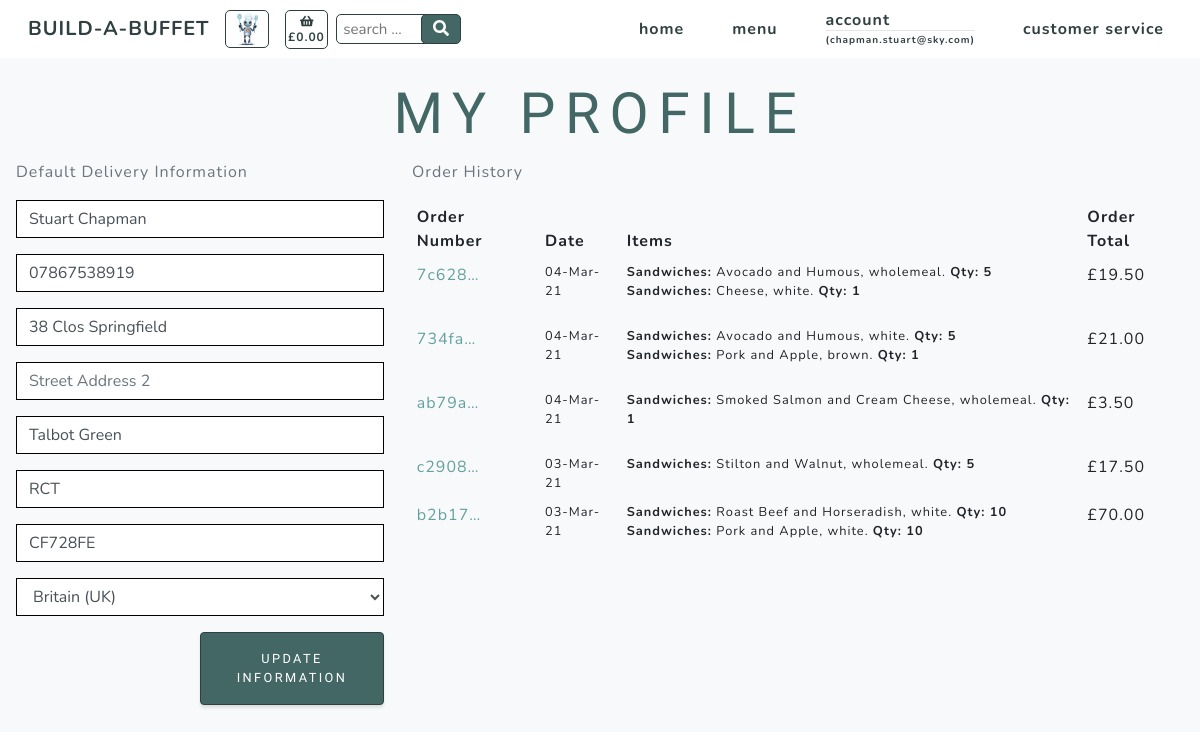
Screenshot of /profiles/ (signed in) with the database file from the repository.
### profiles/models.py (models this page shows)
class UserProfile(models.Model):
    user = models.OneToOneField(User, on_delete=models.CASCADE)
    default_full_name = models.CharField(max_length=20, null=True, blank=True)
    default_phone_number = models.CharField(max_length=20, null=True, blank=True)
    default_street_address1 = models.CharField(max_length=80, null=True, blank=True)
    default_street_address2 = models.CharField(max_length=80, null=True, blank=True)
    default_town_or_city = models.CharField(max_length=40, null=True, blank=True)
    default_county = models.CharField(max_length=80, null=True, blank=True)
    default_postcode = models.CharField(max_length=20, null=True, blank=True)
    default_country = CountryField(blank_label='Country', null=True, blank=True)
    def __str__(self):
        return self.user.username

### checkout/models.py (models this page shows, shortened)
class Order(models.Model):
    customer_name = models.CharField(max_length=50, null=False, blank=False)
    order_number = models.CharField(max_length=32, null=False, editable=False)
    cookie = models.CharField(max_length=32, null=False, editable=False)
    full_name = models.CharField(max_length=50, null=False, blank=False)
    email = models.EmailField(max_length=254, null=False, blank=False)
    phone_number = models.CharField(max_length=20, null=False, blank=False)
    country = CountryField(blank_label='Country *', null=False, blank=False)
    postcode = models.CharField(max_length=20, null=True, blank=True)
    town_or_city = models.CharField(max_length=40, null=False, blank=False)
    street_address1 = models.CharField(max_length=80, null=False, blank=False)
    street_address2 = models.CharField(max_length=80, null=True, blank=True)
    county = models.CharField(max_length=80, null=True, blank=True)
    date = models.DateTimeField(auto_now_add=True)
    delivery_cost = models.DecimalField(max_digits=6, decimal_places=2, null=False, default=0)
    order_total = models.DecimalField(max_digits=10, decimal_places=2, null=False, default=0)
    grand_total = models.DecimalField(max_digits=10, decimal_places=2, null=False, default=0)

class Order_items(models.Model):
    class Meta:
        verbose_name_plural = 'Order_items'
    order_number = models.CharField(max_length=32, null=False, editable=False)
    cookie = models.DecimalField(max_digits=8, decimal_places=0)
    item_number = models.DecimalField(max_digits=9999, decimal_places=0)
    category = models.CharField(max_length=254)
    name = models.CharField(max_length=254)
    servings = models.DecimalField(max_digits=3, decimal_places=0)
    option = models.CharField(max_length=254)
    total_price = models.DecimalField(max_digits=6, decimal_places=2, null=True, blank=True)

### products/models.py (models this page shows, shortened)
class Options(models.Model):
    class Meta:
        verbose_name_plural = 'Options'
    category = models.ForeignKey('Category', null=True, blank=True,
                                 on_delete=models.SET_NULL)
    id_no = models.CharField(max_length=254, null=True)
    option1 = models.CharField(max_length=24)
    option2 = models.CharField(max_length=24)
    option3 = models.CharField(max_length=24)

### profiles/views.py (the view)
# urls.py: path('', views.profile, name='profile'),
@login_required
def profile(request):
    profile = get_object_or_404(UserProfile, user=request.user)
    if request.method == 'POST':
        form = UserProfileForm(request.POST, instance=profile)
        if form.is_valid():
            form.save()
            messages.success(request, 'Profile updated successfully')
        else:
            messages.error(request, 'Update failed. Please ensure the form is valid.')
    else:
        form = UserProfileForm(instance=profile)
    options = Options.objects.all()
    orders = Order.objects.filter(customer_name=profile)
    items = Order_items.objects.none()
    x = -1
    for order in orders:
        x = x + 1
        order_number = Order.objects.filter(customer_name=profile)[x].order_number
        order_items = Order_items.objects.filter(order_number=order_number)
        items = items | order_items
    orders = orders.order_by('-date')
    context = {
        'form': form,
        'orders': orders,
        'items': items,
        'options': options,
        'on_profile_page': True
    }
    return render(request, 'profiles/profile.html', context)

### profiles/forms.py
class UserProfileForm(forms.ModelForm):
    class Meta:
        model = UserProfile
        exclude = ('user',)
    def __init__(self, *args, **kwargs):
        super().__init__(*args, **kwargs)
        placeholders = {
            'default_full_name': 'Full Name',
            'default_phone_number': 'Phone Number',
            'default_postcode': 'Postal Code',
            'default_town_or_city': 'Town or City',
            'default_street_address1': 'Street Address 1',
            'default_street_address2': 'Street Address 2',
            'default_county': 'County, State or Locality',
        }
        self.fields['default_phone_number'].widget.attrs['autofocus'] = True
        for field in self.fields:
            if field != 'default_country':
                if self.fields[field].required:
                    placeholder = f'{placeholders[field]} *'
                else:
                    placeholder = placeholders[field]
                self.fields[field].widget.attrs['placeholder'] = placeholder
            self.fields[field].widget.attrs['class'] = 'border-black rounded-0 profile-form-input'
            self.fields[field].label = False

### basket/contexts.py (called while the page is built)
def basket_context(request):
    cookie_key = settings.COOKIE_KEY
    try:
        cookie = request.COOKIES[cookie_key]
        basket_total = Basket.objects.filter(cookie=cookie).aggregate(Sum('total_price'))
        if basket_total['total_price__sum'] is None:
            basket_total = ""
    except KeyError:
        basket_total = ""
        cookie = 99999999
    context = {
            'cookie': cookie,
            'cookie_key': cookie_key,
            'basket_total': basket_total,
        }
    return context

### profiles/templates/profiles/profile.html (shortened to what this page needs)
{% extends "base.html" %}
{% load static %}
{% block content %}
    <section class="products-section bg-light" id="products">
        <div class="container">
            <div class="row justify-content-center no-gutters">
                <div class="col-xl-12">
                    <h1 class="product-text-one mx-auto text-uppercase text-center flex-margin-b text-blue">My Profile</h1>
                </div>
                <div class="row">
                    <div class="px-3 col-12 col-lg-4">
                        <p class="text-muted">Default Delivery Information</p>
                        <form class="mt-3" action="{% url 'profile' %}" method="POST" id="profile-update-form">
                            {{ form|crispy }}
                            <button class="width-50 border-solid masthead-button btn btn-primary js-scroll-trigger float-right">Update Information</button>
                        </form>
                    </div>
                    <div class="col-12 col-lg-8">
                        <p class="text-muted">Order History</p>
                        <div class="order-history table-responsive">
                            <table class="table table-sm table-borderless">
                                <thead>
                                    <tr>
                                        <th>Order Number</th>
                                        <th>Date</th>
                                        <th>Items</th>
                                        <th>Order Total</th>
                                    </tr>
                                </thead>
                                <tbody>
                                    {% for order in orders %}
                                        <tr>
                                            <td>
                                                <a href="{% url 'order_success' order.order_number %}"
                                                title="{{ order.order_number }}">
                                                    {{ order.order_number|truncatechars:6 }}
                                                </a>
                                            </td>
                                            <td class="small">{{ order.date|date:'d-M-y' }}</td>
                                            <td>
                                                <ul class="list-unstyled">
                                                    {% for item in items %}
                                                        {% if item.order_number == order.order_number %}
                                                            <li class="small">
                                                                {% if item.option == "selected-one" %}
                                                                    {% for option in options %}
                                                                        <b>{{ item.category.title }}:</b> {{ item.name }}, {{ option.option1 }}. <b>Qty: {{ item.servings }}</b>
                                                                    {% endfor %}
                                                                {% endif %}
                                                                {% if item.option == "selected-two" %}
                                                                    {% for option in options %}
                                                                        <b>{{ item.category.title }}:</b> {{ item.name }}, {{ option.option2 }}. <b>Qty: {{ item.servings }}</b>
                                                                    {% endfor %}
                                                                {% endif %}
                                                                {% if item.option == "selected-three" %}
                                                                    {% for option in options %}
                                                                        <b>{{ item.category.title }}:</b> {{ item.name }}, {{ option.option3 }}. <b>Qty: {{ item.servings }}</b>
                                                                    {% endfor %}
                                                                {% endif %}
                                                            </li>
                                                        {% endif %}
                                                    {% endfor %}
                                                </ul>
                                            </td>
                                            <td>£{{ order.order_total }}</td>
                                        </tr>
                                    {% endfor %}
                                </tbody>
                            </table>
                        </div>
                    </div>
                </div>
            </div>
        </div>
    </section>
{% endblock %}

### templates/base.html (shortened to what this page needs)
{% load static %}
<!doctype html>
<html lang="en">
  <head>
    {% block corecss %}
        <link href="{% static 'css/styles.css' %}" rel="stylesheet" />
        <link href="{% static 'css/slider.css' %}" rel="stylesheet" />
    {% endblock %}
  </head>
  <body id="page-top" onload="createCookie()">
        <nav class="navbar navbar-expand-lg navbar-light fixed-top" id="mainNav">
            <div class="container">
                <a class="navbar-brand js-scroll-trigger navbar-brand-vis" href="#page-top">BUILD-A-BUFFET</a>
                <div>
                    <ul class="navbar-nav ml-auto align-vertically">
                        <li class="nav-item"><a class="nav-link js-scroll-trigger bartholemew-menu" href=""><img src="/media/assets/img/bartholemew-sml.jpg" alt="bartholemew" height="36"></a></li>
                    </ul>
                </div>
                <div>
                    <ul class="navbar-nav ml-auto align-vertically">
                        {% if basket_total.total_price__sum != None %}
                            <li class="nav-item"><a class="nav-link js-scroll-trigger text-center text-xs-nav basket" href="{% url 'basket' %}"><i class="fa fa-shopping-basket" aria-hidden="true"></i><br><span class=" text-xs-nav">£{{ basket_total.total_price__sum|floatformat:"2" }}</span></a></li>
                        {% else %}
                            <li class="nav-item"><a class="nav-link js-scroll-trigger text-center text-xs-nav basket" href="{% url 'basket' %}"><i class="fa fa-shopping-basket" aria-hidden="true"></i><br><span class=" text-xs-nav">£0.00</span></a></li>
                        {% endif %}
                    </ul>
                </div>
                <div class="ml-2 mr-auto">
                    <form action="{% url 'search_products' %}" method="GET">
                        <input class="search-input text-blue text-xs" type="text" name="product_search" id="product_search" placeholder=" search ...">
                        <button class="search-button text-center" type="submit">
                                <i class="fas fa-search"></i>
                        </button>
                    </form>
                </div>
                <div class="collapse navbar-collapse" id="navbarResponsive">
                    <ul class="navbar-nav ml-auto">
                        <li class="nav-item my-auto"><a class="nav-link js-scroll-trigger" href="{% url 'home' %}">home</a></li>
                        <li class="nav-item dropdown my-auto">
                            <a class="nav-link js-scroll-trigger" href="#" id="all-menus-link" data-toggle="dropdown" aria-haspopup="true" aria-expanded="false">
                                menu
                            </a>
                        </li>
                        <li class="nav-item dropdown">
                            {% if request.user.is_authenticated %}
                                <a class="nav-link js-scroll-trigger" href="#" id="account-link" data-toggle="dropdown" aria-haspopup="true" aria-expanded="false">
                                    account
                                    <hr class="d-none d-lg-block user-br">
                                    <span class="user-text">
                                    ({{ request.user }})</span>
                                </a>
                            {% else %}
                                <a class="nav-link" href="{% url 'account_login' %}">login</a>
                            {% endif %}
                        </li>
                        <li class="nav-item my-auto"><a class="nav-link js-scroll-trigger" href="#service">customer service</a></li>
                    </ul>
                </div>
            </div>
        </nav>
    {% block content %}
    {% endblock %}
  </body>
</html>

### rows the page displays
UserProfile: default_full_name "Stuart Chapman", default_phone_number "07867538919", default_street_address1 "38 Clos Springfield", default_town_or_city "Talbot Green", default_county "RCT", default_postcode "CF728FE", default_country "Britain (UK)"
Order: order_number "7c628…", date "04-Mar-21", order_total "19.50"
Order_items: category "Sandwiches", name "Avocado and Humous", servings "5"
Options: option3 "wholemeal", option1 "white", option2 "brown"
Order_items: category "Sandwiches", name "Cheese", servings "1"
Order: order_number "734fa…", date "04-Mar-21", order_total "21.00"
Order_items: category "Sandwiches", name "Avocado and Humous", servings "5"
Order_items: category "Sandwiches", name "Pork and Apple", servings "1"
Order: order_number "ab79a…", date "04-Mar-21", order_total "3.50"
Order_items: category "Sandwiches", name "Smoked Salmon and Cream Cheese", servings "1"
Order: order_number "c2908…", date "03-Mar-21", order_total "17.50"
Order_items: category "Sandwiches", name "Stilton and Walnut", servings "5"
Order: order_number "b2b17…", date "03-Mar-21", order_total "70.00"
Order_items: category "Sandwiches", name "Roast Beef and Horseradish", servings "10"
Order_items: category "Sandwiches", name "Pork and Apple", servings "10"

### other values shown
{{ request.user }} "chapman.stuart@sky.com"
